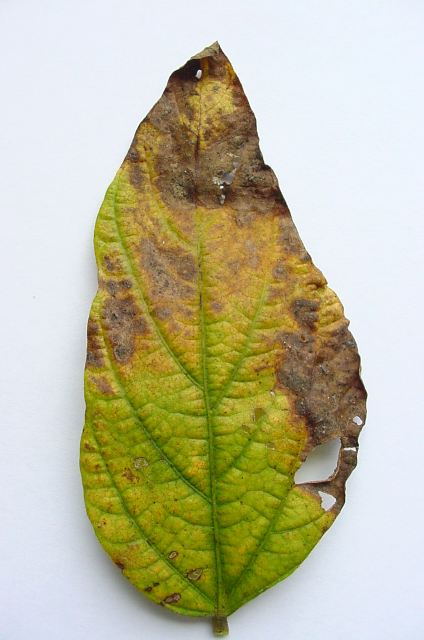
#> input picture Python Projects/image3.JPG, 848 x 1280 px, found by its file name (shown at 1/2 size)
$ python REO_02_EXERCICIOS.py
#> lines starting #> are read from the running program, lines starting #| are printed output that depends on the picture; after the words box and inside, x2 and y2 are one past the last pixel; in counts of white or black regions, pixels touching at a corner belong together
print('=-'*78)
print(' '*60, 'REO 02 - LIST OF EXERCISE')
print('=-'*78)
print('COURSE: VISÃO COMPUTACIONAL NO MELHORAMENTO DE PLANTAS')
print('PROFESSOR: VINÍCIUS QUINTÃO CARNEIRO')
print('STUDENT: ERIC VINICIUS VIEIRA SILVA')
print('DATE: 08/03/2020')
print('=-'*78)
print(' ')

print('-'*50)
print('Packages: numpy, math, matplotlib')
import numpy as np
import cv2
import matplotlib.pyplot as plt
print('-'*50)
print(' ')

print('EXERCISE 01:')
print(' ')
print('Select an image, and using OPENCV package perform the following commands:')
print('1.a) Show the image, and its number of rows, columns, channels and pixels:')
print('Answer:')
soy_image_bgr = cv2.imread('image3.jpg', 1)
#> soy_image_bgr is the input picture: shape (1280, 848, 3); mean B, G, R 157.4, 188.1, 190.3
soy_image_rgb = cv2.cvtColor(soy_image_bgr, cv2.COLOR_BGR2RGB)
plt.figure("soy_image")
plt.imshow(soy_image_rgb)
plt.show()
lin, col, channels = np.shape(soy_image_rgb)
print("This image has: " + str(lin) + " lines by " + str(col) + " columns; " + str(channels) +
      " channels; and a total of " + str(lin*col) + " pixels.")
#| This image has: 1280 lines by 848 columns; 3 channels; and a total of 1085440 pixels.
print('-'*50)
print(" ")

print('1.b) Cut the image in order to obtain only its region of interest, and then, answer the next questions:')
print('Answer:')
soy_image_cut = soy_image_rgb[70:1330, 140:740, 0:3]  # rows; columns; channels
plt.figure("soy_image_cut")
plt.imshow(soy_image_cut)
plt.show()
print('-'*50)
print(" ")

print('1.c) Convert the image to a grayscale (intensity), then show it as both "Grayscale" and "JET" color maps')
print('Answer:')
soy_image_gray = cv2.cvtColor(soy_image_cut, cv2.COLOR_RGB2GRAY)
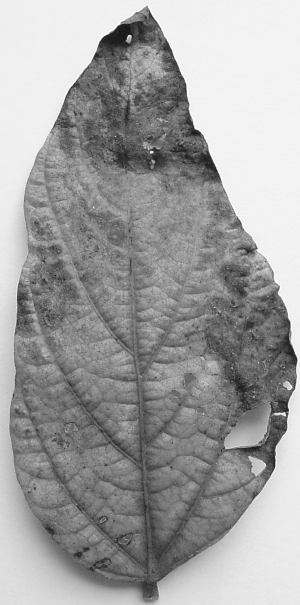
#> soy_image_gray: shape (1210, 600) (shown at 1/2 size); min 5, max 255, mean 160

plt.figure("soy_image_gray")
plt.subplot(1, 2, 1)
plt.imshow(soy_image_gray, cmap='gray')
plt.title("Grayscale")
plt.xticks([])
plt.yticks([])

plt.subplot(1, 2, 2)
plt.imshow(soy_image_gray, cmap='jet')
plt.title("JET")
plt.xticks([])
plt.yticks([])
plt.show()
print('-'*50)
print(" ")

print('1.d) Show the grayscale image and its histogram; relate them both.')
print('Answer:')
soy_hist = cv2.calcHist([soy_image_gray], [0], None, [256], [0, 256])
#> soy_hist = 256 values, max 29088 at index 242, min 0 at index 0, mean 2835.9
plt.figure("GrayScale Histogram")
plt.subplot(2, 1, 1)
plt.imshow(soy_image_gray, cmap="gray")
plt.title("Image")
plt.xticks([])
plt.yticks([])

plt.subplot(2, 1, 2)
plt.plot(soy_hist, color="black")
plt.title("Histogram")
plt.xlim([0, 256])
plt.xlabel("Pixel value")
plt.ylabel("Number of Pixels")
plt.show()

print('-'*50)
print(" ")

print('1.e) Using the GrayScale image, perform image segmentation, in order to remove its background, by using'
      'manual threshold and Otsu technique. Plot the segmented image and its histogram, as well as the final'
      ' color image after segmentation. Explain the results.')
print('Answer:')

manual_threshold = 190

(L1, img_manual_threshold) = cv2.threshold(soy_image_gray, manual_threshold, 255, cv2.THRESH_BINARY)
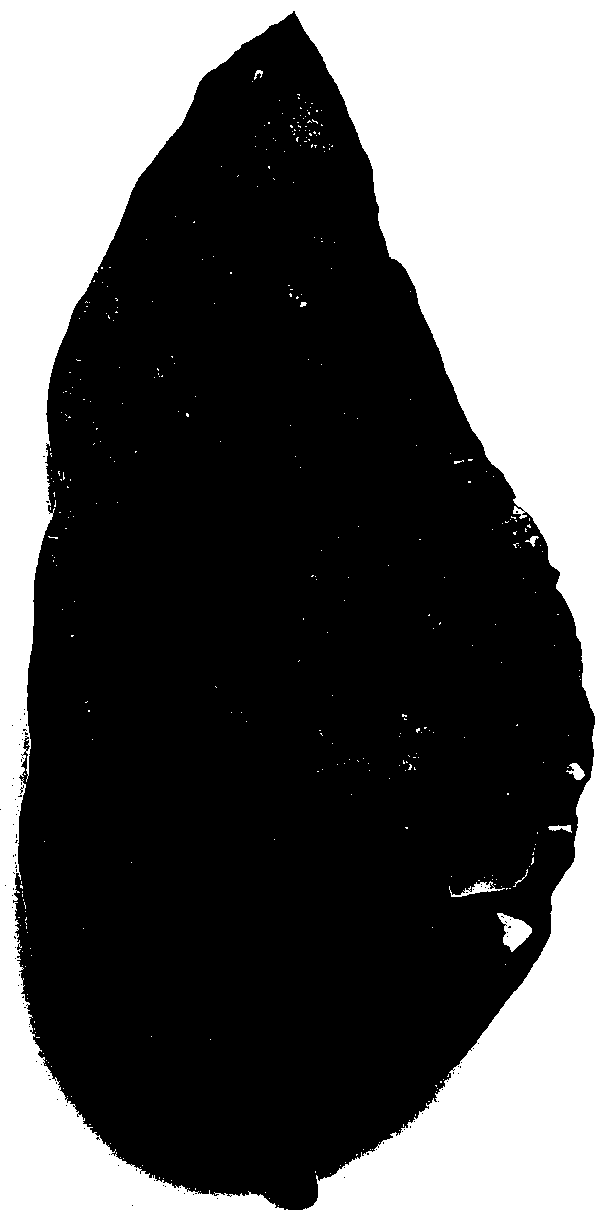
#> img_manual_threshold: shape (1210, 600); 35% white; 363 white regions (353 under 20 px), largest, box (x1, y1, x2, y2) and area: (0, 0, 600, 1210) 251504, (497, 913, 532, 952) 706, (449, 881, 505, 897) 280
#> L1 = 190
(L2, img_manual_threshold_inv) = cv2.threshold(soy_image_gray, manual_threshold, 255, cv2.THRESH_BINARY_INV)
#> L2 = 190
(L3, img_otsu_threshold) = cv2.threshold(soy_image_gray, 0, 255, cv2.THRESH_BINARY+cv2.THRESH_OTSU)
#> img_otsu_threshold: shape (1210, 600); 36.9% white; 1409 white regions (1365 under 20 px), largest, box (x1, y1, x2, y2) and area: (0, 0, 600, 1210) 259603, (449, 830, 539, 898) 1596, (497, 912, 532, 952) 750
#> L3 = 174
(L4, img_otsu_threshold_inv) = cv2.threshold(soy_image_gray, 0, 255, cv2.THRESH_BINARY_INV+cv2.THRESH_OTSU)
#> L4 = 174
print("Manual threshold: " + str(L1))
#| Manual threshold: 190.0
print("Manual threshold_INV: " + str(L2))
#| Manual threshold_INV: 190.0
print("Otsu threshold: " + str(L3))
#| Otsu threshold: 174.0
print("Otsu threshold_INV: " + str(L3))
#| Otsu threshold_INV: 174.0

soy_hist = cv2.calcHist([soy_image_gray], [0], None, [256], [0, 256])
manual_hist = cv2.calcHist([img_manual_threshold], [0], None, [256], [0, 256])
#> manual_hist = 256 values, max 472245 at index 0, min 0 at index 1, mean 2835.9
manual_inv_hist = cv2.calcHist([img_manual_threshold_inv], [0], None, [256], [0, 256])
#> manual_inv_hist = 256 values, max 472245 at index 255, min 0 at index 1, mean 2835.9
otsu_hist = cv2.calcHist([img_otsu_threshold], [0], None, [256], [0, 256])
#> otsu_hist = 256 values, max 458078 at index 0, min 0 at index 1, mean 2835.9
otsu_inv_hist = cv2.calcHist([img_otsu_threshold_inv], [0], None, [256], [0, 256])
#> otsu_inv_hist = 256 values, max 458078 at index 255, min 0 at index 1, mean 2835.9

soy_seg1 = cv2.bitwise_and(soy_image_cut, soy_image_cut, mask=img_manual_threshold)
soy_seg2 = cv2.bitwise_and(soy_image_cut, soy_image_cut, mask=img_manual_threshold_inv)
soy_seg3 = cv2.bitwise_and(soy_image_cut, soy_image_cut, mask=img_otsu_threshold)
soy_seg4 = cv2.bitwise_and(soy_image_cut, soy_image_cut, mask=img_otsu_threshold_inv)

plt.figure("Images")
plt.subplot(5, 3, 1)
plt.imshow(soy_image_gray, cmap="gray")
plt.ylabel("GrayScale")
plt.xticks([])
plt.yticks([])

plt.subplot(5, 3, 2)
plt.plot(soy_hist, color="black")
plt.title("Histograms")
plt.xlim([0, 256])
plt.xticks([])
plt.ylabel("N.° of Pixels")

plt.subplot(5, 3, 3)
plt.imshow(soy_image_cut)
plt.ylabel("Original")
plt.xticks([])
plt.yticks([])

plt.subplot(5, 3, 4)
plt.imshow(img_manual_threshold, cmap="gray")
plt.ylabel("Manual")
plt.xticks([])
plt.yticks([])

plt.subplot(5, 3, 5)
plt.plot(manual_hist, color="black")
plt.axvline(x=L1, color='r')
plt.xlim([0, 256])
plt.xticks([])
plt.ylabel("N.° of Pixels")

plt.subplot(5, 3, 6)
plt.imshow(soy_seg1)
plt.ylabel("Manual")
plt.xticks([])
plt.yticks([])

plt.subplot(5, 3, 7)
plt.imshow(img_manual_threshold_inv, cmap="gray")
plt.ylabel("Manual_inv")
plt.xticks([])
plt.yticks([])

plt.subplot(5, 3, 8)
plt.plot(manual_inv_hist, color="black")
plt.axvline(x=L2, color='r')
plt.xlim([0, 256])
plt.xticks([])
plt.ylabel("N.° of Pixels")

plt.subplot(5, 3, 9)
plt.imshow(soy_seg2)
plt.ylabel("Manual_inv")
plt.xticks([])
plt.yticks([])

plt.subplot(5, 3, 10)
plt.imshow(img_otsu_threshold, cmap="gray")
plt.ylabel("Otsu")
plt.xticks([])
plt.yticks([])

plt.subplot(5, 3, 11)
plt.plot(otsu_hist, color="black")
plt.axvline(x=L3, color='r')
plt.xlim([0, 256])
plt.xticks([])
plt.ylabel("N.° of Pixels")

plt.subplot(5, 3, 12)
plt.imshow(soy_seg3)
plt.ylabel("Otsu")
plt.xticks([])
plt.yticks([])

plt.subplot(5, 3, 13)
plt.imshow(img_otsu_threshold_inv, cmap="gray")
plt.ylabel("Otsu_inv")
plt.xticks([])
plt.yticks([])

plt.subplot(5, 3, 14)
plt.plot(otsu_inv_hist, color="black")
plt.axvline(x=L4, color='r')
plt.xlim([0, 256])
plt.xlabel("Pixel value")
plt.ylabel("N.° of Pixels")

plt.subplot(5, 3, 15)
plt.imshow(soy_seg4)
plt.ylabel("Otsu_inv")
plt.xticks([])
plt.yticks([])

plt.show()
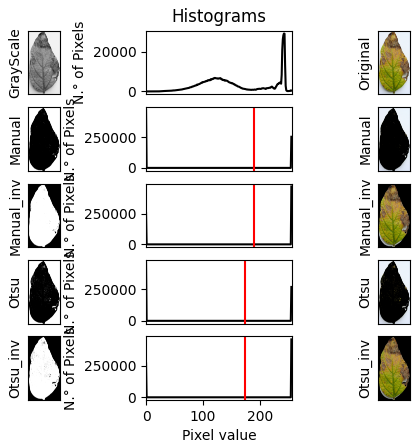
#> figure drawn by matplotlib, 15 panels; panel 14: curve peaks at x = 255, y = 458078

print('-'*50)
print(" ")

print('1.f) Plot a figure showing the image in RGB, Lab, HSB and YCrCb color systems')
print('Answer:')

soy_lab = cv2.cvtColor(soy_image_cut, cv2.COLOR_RGB2Lab)
#> soy_lab: shape (1210, 600, 3); mean of channels 0, 1, 2 169.8, 125.1, 153.7
soy_hsv = cv2.cvtColor(soy_image_cut, cv2.COLOR_RGB2HSV)
#> soy_hsv: shape (1210, 600, 3); mean H, S, V 54.2, 122.3, 177.9
soy_ycrcb = cv2.cvtColor(soy_image_cut, cv2.COLOR_RGB2YCR_CB)
#> soy_ycrcb: shape (1210, 600, 3); mean of channels 0, 1, 2 160, 135.2, 101.5

plt.figure("Color systems")
plt.subplot(1, 4, 1)
plt.imshow(soy_image_cut)
plt.title("RGB")
plt.xticks([])
plt.yticks([])

plt.subplot(1, 4, 2)
plt.imshow(soy_lab)
plt.title("Lab")
plt.xticks([])
plt.yticks([])

plt.subplot(1, 4, 3)
plt.imshow(soy_hsv)
plt.title("HSV")
plt.xticks([])
plt.yticks([])

plt.subplot(1, 4, 4)
plt.imshow(soy_ycrcb)
plt.title("YCRCB")
plt.xticks([])
plt.yticks([])

plt.show()

print('-'*50)
print(" ")

print('1.f) Plot a figure for each color system (RGB, HSV, Lab and YCrCb), '
      'considering each channel and their histograms')
print('Answer:')
print('RGB: channels and histograms')

hist_R = cv2.calcHist([soy_image_cut], [0], None, [256], [0, 256])  # [0] = R
#> hist_R = 256 values, max 30187 at index 236, min 0 at index 0, mean 2835.9
hist_G = cv2.calcHist([soy_image_cut], [1], None, [256], [0, 256])  # [1] = G
#> hist_G = 256 values, max 22832 at index 242, min 0 at index 4, mean 2835.9
hist_B = cv2.calcHist([soy_image_cut], [2], None, [256], [0, 256])  # [2] = B
#> hist_B = 256 values, max 61662 at index 0, min 159 at index 143, mean 2835.9

plt.figure("RGB")
plt.subplot(3, 3, 1)
plt.imshow(soy_image_cut[:, :, 0], cmap="gray")  # All pixels, channel 0
plt.title("R")
plt.xticks([])
plt.yticks([])

plt.subplot(3, 3, 2)
plt.imshow(soy_image_cut[:, :, 1], cmap="gray")  # All pixels, channel 1
plt.title("G")
plt.xticks([])
plt.yticks([])

plt.subplot(3, 3, 3)
plt.imshow(soy_image_cut[:, :, 2], cmap="gray")  # All pixels, channel 2
plt.title("B")
plt.xticks([])
plt.yticks([])

plt.subplot(3, 3, 4)
plt.plot(hist_R, color="r")
plt.title("Histogram")
plt.xlim([0, 256])
plt.xlabel("Pixel value")
plt.ylabel("N.° of Pixels")

plt.subplot(3, 3, 5)
plt.plot(hist_G, color="g")
plt.title("Histogram")
plt.xlim([0, 256])
plt.xlabel("Pixel value")

plt.subplot(3, 3, 6)
plt.plot(hist_B, color="b")
plt.title("Histogram")
plt.xlim([0, 256])
plt.xlabel("Pixel value")

plt.show()

print(" ")

print('HSV: channels and histograms')
hist_H = cv2.calcHist([soy_hsv], [0], None, [256], [0, 256])  # [0] = H
#> hist_H = 256 values, max 30133 at index 106, min 0 at index 121, mean 2835.9
hist_S = cv2.calcHist([soy_hsv], [1], None, [256], [0, 256])  # [1] = S
#> hist_S = 256 values, max 61662 at index 255, min 30 at index 254, mean 2835.9
hist_V = cv2.calcHist([soy_hsv], [2], None, [256], [0, 256])  # [2] = V
#> hist_V = 256 values, max 23400 at index 248, min 0 at index 0, mean 2835.9

plt.figure("HSV")
plt.subplot(3, 3, 1)
plt.imshow(soy_hsv[:, :, 0], cmap="gray")  # All pixels, channel 0
plt.title("H")
plt.xticks([])
plt.yticks([])

plt.subplot(3, 3, 2)
plt.imshow(soy_hsv[:, :, 1], cmap="gray")  # All pixels, channel 1
plt.title("S")
plt.xticks([])
plt.yticks([])

plt.subplot(3, 3, 3)
plt.imshow(soy_hsv[:, :, 2], cmap="gray")  # All pixels, channel 2
plt.title("V")
plt.xticks([])
plt.yticks([])

plt.subplot(3, 3, 4)
plt.plot(hist_H, color="black")
plt.title("Histogram")
plt.xlim([0, 256])
plt.xlabel("Pixel value")
plt.ylabel("N.° of Pixels")

plt.subplot(3, 3, 5)
plt.plot(hist_S, color="black")
plt.title("Histogram")
plt.xlim([0, 256])
plt.xlabel("Pixel value")

plt.subplot(3, 3, 6)
plt.plot(hist_V, color="black")
plt.title("Histogram")
plt.xlim([0, 256])
plt.xlabel("Pixel value")

plt.show()

print(" ")

print('Lab: channels and histograms')
hist_L = cv2.calcHist([soy_lab], [0], None, [256], [0, 256])  # [0] = H
#> hist_L = 256 values, max 30808 at index 245, min 0 at index 0, mean 2835.9
hist_a = cv2.calcHist([soy_lab], [1], None, [256], [0, 256])  # [1] = S
#> hist_a = 256 values, max 88687 at index 127, min 0 at index 0, mean 2835.9
hist_b = cv2.calcHist([soy_lab], [2], None, [256], [0, 256])  # [2] = V
#> hist_b = 256 values, max 54265 at index 122, min 0 at index 0, mean 2835.9

plt.figure("Lab")
plt.subplot(3, 3, 1)
plt.imshow(soy_lab[:, :, 0], cmap="gray")  # All pixels, channel 0
plt.title("L")
plt.xticks([])
plt.yticks([])

plt.subplot(3, 3, 2)
plt.imshow(soy_lab[:, :, 1], cmap="gray")  # All pixels, channel 1
plt.title("a")
plt.xticks([])
plt.yticks([])

plt.subplot(3, 3, 3)
plt.imshow(soy_lab[:, :, 2], cmap="gray")  # All pixels, channel 2
plt.title("b")
plt.xticks([])
plt.yticks([])

plt.subplot(3, 3, 4)
plt.plot(hist_L, color="black")
plt.title("Histogram")
plt.xlim([0, 256])
plt.xlabel("Pixel value")
plt.ylabel("N.° of Pixels")

plt.subplot(3, 3, 5)
plt.plot(hist_a, color="black")
plt.title("Histogram")
plt.xlim([0, 256])
plt.xlabel("Pixel value")

plt.subplot(3, 3, 6)
plt.plot(hist_b, color="black")
plt.title("Histogram")
plt.xlim([0, 256])
plt.xlabel("Pixel value")

plt.show()
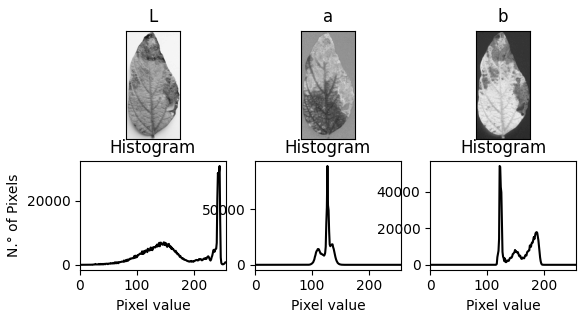
#> figure drawn by matplotlib, 6 panels; panel 4: curve peaks at x = 245, y = 30808; panel 5: curve peaks at x = 127, y = 88687; panel 6: curve peaks at x = 122, y = 54265

print(" ")

print('YCrCb: channels and histograms')
hist_Y = cv2.calcHist([soy_ycrcb], [0], None, [256], [0,256])  # [0] = H
#> hist_Y has the same summary as soy_hist
hist_Cr = cv2.calcHist([soy_ycrcb], [1], None, [256], [0,256])  # [1] = S
#> hist_Cr = 256 values, max 65363 at index 125, min 0 at index 0, mean 2835.9
hist_Cb = cv2.calcHist([soy_ycrcb], [2], None, [256], [0,256])  # [2] = V
#> hist_Cb = 256 values, max 55926 at index 133, min 0 at index 0, mean 2835.9

plt.figure("YCrCb")
plt.subplot(3, 3, 1)
plt.imshow(soy_ycrcb[:, :, 0], cmap="gray")  # All pixels, channel 0
plt.title("Y")
plt.xticks([])
plt.yticks([])

plt.subplot(3, 3, 2)
plt.imshow(soy_ycrcb[:, :, 1], cmap="gray")  # All pixels, channel 1
plt.title("Cr")
plt.xticks([])
plt.yticks([])

plt.subplot(3, 3, 3)
plt.imshow(soy_ycrcb[:, :, 2], cmap="gray")  # All pixels, channel 2
plt.title("Cb")
plt.xticks([])
plt.yticks([])

plt.subplot(3, 3, 4)
plt.plot(hist_Y, color="black")
plt.title("Histogram")
plt.xlim([0, 256])
plt.xlabel("Pixel value")
plt.ylabel("N.° of Pixels")

plt.subplot(3, 3, 5)
plt.plot(hist_Cr, color="black")
plt.title("Histogram")
plt.xlim([0, 256])
plt.xlabel("Pixel value")

plt.subplot(3, 3, 6)
plt.plot(hist_Cb, color="black")
plt.title("Histogram")
plt.xlim([0, 256])
plt.xlabel("Pixel value")

plt.show()

print('-'*50)
print(" ")

print('1.g) Find the best system color and its channel that gets the best image segmentation result.'
      'Remove image background by using manual and Otsu thresholds. Plot the binary image, its histogram, and'
      'the final color image after segmentation')
print('Answer:')

print("RGB")
manual_threshold_R = 173  # Otsu = 173
manual_threshold_G = 177  # Otsu = 177
manual_threshold_B = 138  # Otsu = 138

# R
(LR1, R_MANUAL) = cv2.threshold(soy_image_cut[:, :, 0], manual_threshold_R, 255, cv2.THRESH_BINARY)
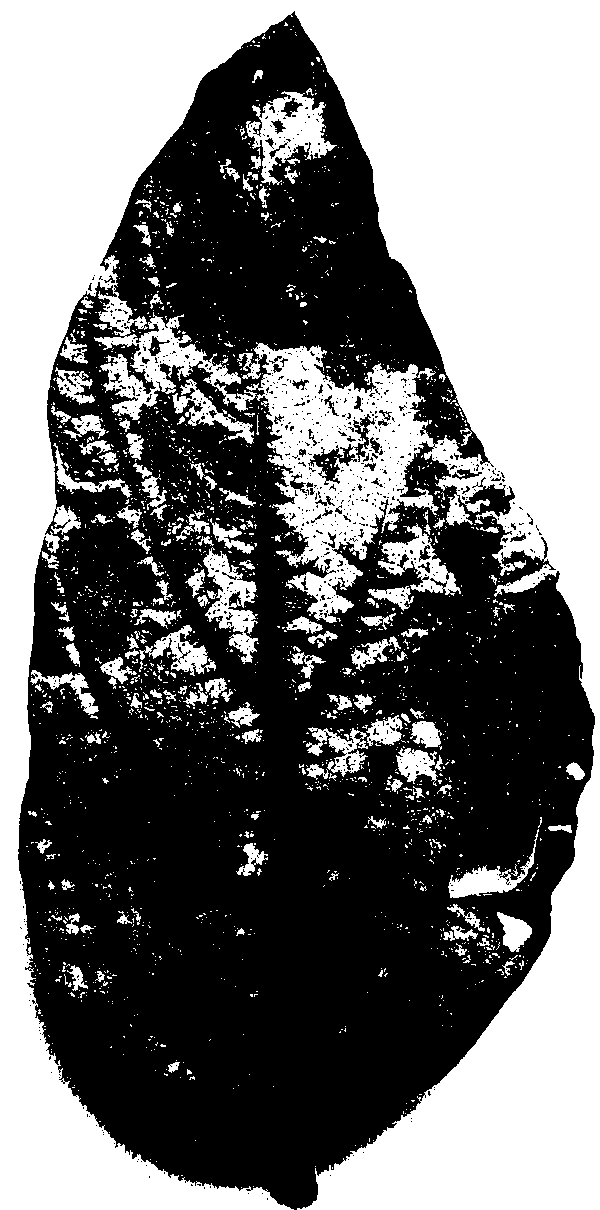
#> R_MANUAL: shape (1210, 600); 46.3% white; 2242 white regions (2047 under 20 px), largest, box (x1, y1, x2, y2) and area: (0, 0, 600, 1210) 293961, (246, 91, 337, 185) 3571, (203, 547, 258, 664) 2599
#> LR1 = 173
(LR2, R_MANUAL_INV) = cv2.threshold(soy_image_cut[:, :, 0], manual_threshold_R, 255, cv2.THRESH_BINARY_INV)
#> LR2 = 173
(LR3, R_OTSU) = cv2.threshold(soy_image_cut[:, :, 0], 0, 255, cv2.THRESH_BINARY+cv2.THRESH_OTSU)
#> LR3 = 173
(LR4, R_OTSU_INV) = cv2.threshold(soy_image_cut[:, :, 0], 0, 255, cv2.THRESH_BINARY_INV+cv2.THRESH_OTSU)
#> LR4 = 173

soy_R1 = cv2.bitwise_and(soy_image_cut, soy_image_cut, mask=R_MANUAL)
soy_R2 = cv2.bitwise_and(soy_image_cut, soy_image_cut, mask=R_MANUAL_INV)
soy_R3 = cv2.bitwise_and(soy_image_cut, soy_image_cut, mask=R_OTSU)
soy_R4 = cv2.bitwise_and(soy_image_cut, soy_image_cut, mask=R_OTSU_INV)

# G
(LG1, G_MANUAL) = cv2.threshold(soy_image_cut[:, :, 1], manual_threshold_G, 255, cv2.THRESH_BINARY)
#> G_MANUAL: shape (1210, 600); 37.4% white; 1781 white regions (1694 under 20 px), largest, box (x1, y1, x2, y2) and area: (0, 0, 600, 1210) 259489, (449, 847, 535, 898) 1456, (497, 912, 532, 952) 743
#> LG1 = 177
(LG2, G_MANUAL_INV) = cv2.threshold(soy_image_cut[:, :, 1], manual_threshold_G, 255, cv2.THRESH_BINARY_INV)
#> LG2 = 177
(LG3, G_OTSU) = cv2.threshold(soy_image_cut[:, :, 1], 0, 255, cv2.THRESH_BINARY+cv2.THRESH_OTSU)
#> LG3 = 177
(LG4, G_OTSU_INV) = cv2.threshold(soy_image_cut[:, :, 1], 0, 255, cv2.THRESH_BINARY_INV+cv2.THRESH_OTSU)
#> LG4 = 177

soy_G1 = cv2.bitwise_and(soy_image_cut, soy_image_cut, mask=G_MANUAL)
soy_G2 = cv2.bitwise_and(soy_image_cut, soy_image_cut, mask=G_MANUAL_INV)
soy_G3 = cv2.bitwise_and(soy_image_cut, soy_image_cut, mask=G_OTSU)
soy_G4 = cv2.bitwise_and(soy_image_cut, soy_image_cut, mask=G_OTSU_INV)

# B
(LB1, B_MANUAL) = cv2.threshold(soy_image_cut[:, :, 2], manual_threshold_B, 255, cv2.THRESH_BINARY)
#> B_MANUAL: shape (1210, 600); 37.2% white; 153 white regions (143 under 20 px), largest, box (x1, y1, x2, y2) and area: (0, 0, 600, 1210) 265099, (449, 807, 543, 898) 3162, (497, 912, 532, 952) 796
#> LB1 = 138
(LB2, B_MANUAL_INV) = cv2.threshold(soy_image_cut[:, :, 2], manual_threshold_B, 255, cv2.THRESH_BINARY_INV)
#> LB2 = 138
(LB3, B_OTSU) = cv2.threshold(soy_image_cut[:, :, 2], 0, 255, cv2.THRESH_BINARY+cv2.THRESH_OTSU)
#> LB3 = 138
(LB4, B_OTSU_INV) = cv2.threshold(soy_image_cut[:, :, 2], 0, 255, cv2.THRESH_BINARY_INV+cv2.THRESH_OTSU)
#> LB4 = 138

soy_B1 = cv2.bitwise_and(soy_image_cut, soy_image_cut, mask=B_MANUAL)
soy_B2 = cv2.bitwise_and(soy_image_cut, soy_image_cut, mask=B_MANUAL_INV)
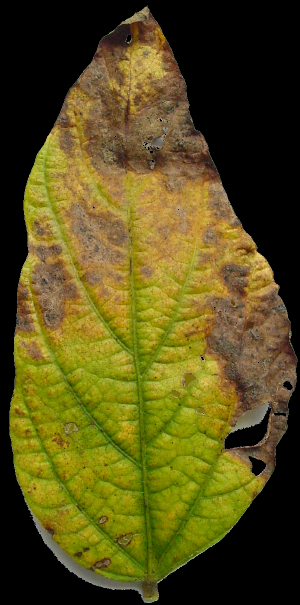
#> soy_B2: shape (1210, 600, 3) (shown at 1/2 size); mean R, G, B 86.7, 78.1, 24.5
soy_B3 = cv2.bitwise_and(soy_image_cut, soy_image_cut, mask=B_OTSU)
soy_B4 = cv2.bitwise_and(soy_image_cut, soy_image_cut, mask=B_OTSU_INV)

plt.figure("RGB")
plt.subplot(3, 5, 1)
plt.imshow(soy_image_cut[:, :, 0], cmap="gray")
plt.title("R")
plt.xticks([])
plt.yticks([])

plt.subplot(3, 5, 2)
plt.imshow(soy_R1)
plt.title("Manual")
plt.xticks([])
plt.yticks([])

plt.subplot(3, 5, 3)
plt.imshow(soy_R2)
plt.title("Manual Inv")
plt.xticks([])
plt.yticks([])

plt.subplot(3, 5, 4)
plt.imshow(soy_R3)
plt.title("Otsu")
plt.xticks([])
plt.yticks([])

plt.subplot(3, 5, 5)
plt.imshow(soy_R4)
plt.title("Otsu Inv")
plt.xticks([])
plt.yticks([])

plt.subplot(3, 5, 6)
plt.imshow(soy_image_cut[:, :, 1], cmap="gray")
plt.title("G")
plt.xticks([])
plt.yticks([])

plt.subplot(3, 5, 7)
plt.imshow(soy_G1)
plt.title("Manual")
plt.xticks([])
plt.yticks([])

plt.subplot(3, 5, 8)
plt.imshow(soy_G2)
plt.title("Manual Inv")
plt.xticks([])
plt.yticks([])

plt.subplot(3, 5, 9)
plt.imshow(soy_G3)
plt.title("Otsu")
plt.xticks([])
plt.yticks([])

plt.subplot(3, 5, 10)
plt.imshow(soy_G4)
plt.title("Otsu Inv")
plt.xticks([])
plt.yticks([])

plt.subplot(3, 5, 11)
plt.imshow(soy_image_cut[:, :, 2], cmap="gray")
plt.title("B")
plt.xticks([])
plt.yticks([])

plt.subplot(3, 5, 12)
plt.imshow(soy_B1)
plt.title("Manual")
plt.xticks([])
plt.yticks([])

plt.subplot(3, 5, 13)
plt.imshow(soy_B2)
plt.title("Manual Inv")
plt.xticks([])
plt.yticks([])

plt.subplot(3, 5, 14)
plt.imshow(soy_B3)
plt.title("Otsu")
plt.xticks([])
plt.yticks([])

plt.subplot(3, 5, 15)
plt.imshow(soy_B4)
plt.title("Otsu Inv")
plt.xticks([])
plt.yticks([])

plt.show()
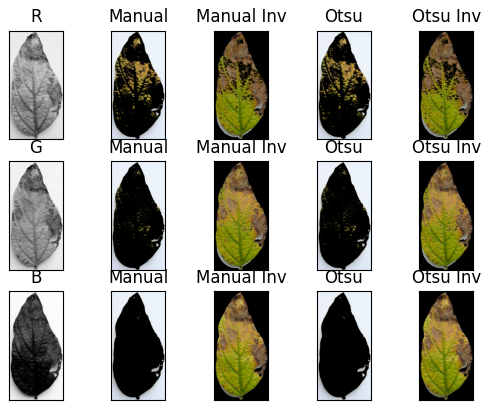
#> figure drawn by matplotlib, 15 panels

print(" ")

print("HSV")
manual_threshold_H = 65  # Otsu = 65
manual_threshold_S = 113  # Otsu = 113
manual_threshold_V = 187  # Otsu = 187

# H
(LH1, H_MANUAL) = cv2.threshold(soy_hsv[:, :, 0], manual_threshold_H, 255, cv2.THRESH_BINARY)
#> H_MANUAL: shape (1210, 600); 36% white; 230 white regions (210 under 20 px), largest, box (x1, y1, x2, y2) and area: (0, 0, 600, 1210) 258514, (489, 838, 535, 891) 570, (500, 916, 533, 950) 565
#> LH1 = 65
#> (the rest of the program and of its run is left out)
